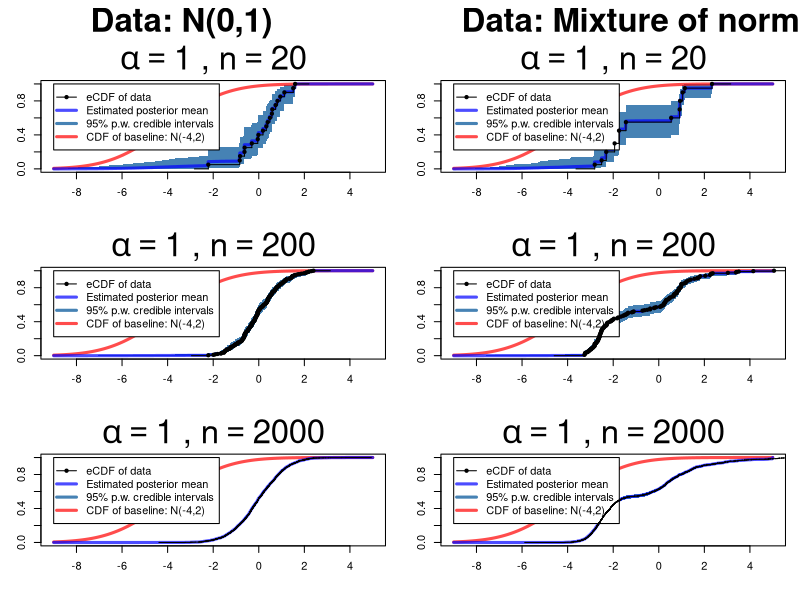

Here is the R script that generated this plot:
library(MCMCpack)

cdf = function(x, t){
    out = length(t)
    for (i in 1:length(t))
        out[i] = mean(x <= t[i])
    return (out)
    }
gen.y1 = function(n)
    rnorm(n)
gen.y2 = function(n){
    out = double(n)
    mix = sample(1:3, n, replace = TRUE, prob = c(0.5, 0.3, 0.2))
    out = ifelse(mix == 1, rnorm(sum(mix == 1), -2.5, 0.5), out)
    out = ifelse(mix == 2, rnorm(sum(mix == 2), 0.5, 0.7), out)
    out = ifelse(mix == 3, rnorm(sum(mix == 3), 1.5, 2.0), out)
    }

B = 1000

#alpha = 100; m = -4; s = 2
#alpha = 100; m = -1; s = 0.1
 alpha = 1; m = -4; s = 2
G0.dist = function(t)
    pnorm(t, m, s)

G0.dist.post = function(t)
    alpha/(alpha+n)*G0.dist(t) + 1/(alpha+n)*sapply(t, function(t) sum(y <= t))

#tvec = seq(m-3*s, m+s*3, length = 1000)
tvec = seq(-9, 5, length = 1000)
n = c(20, 200, 2000)


pdf("./figs/prob3c.pdf", height = 12, width = 10)
par(mfrow = c(3,2), mar = c(4.1, 3.1, 3.1, 1.1), oma = c(0, 0, 3, 0))
for (n in c(20, 200, 2000)){
    ### Ferguson

    # posterior
    set.seed(1)
    y = gen.y1(n)

    dG0 = G0.dist.post(c(tvec[-1], Inf)) - G0.dist.post(tvec)
    dG.pre = rdirichlet(B, (alpha + n)*dG0)

    G.draws = apply(dG.pre, 1, cumsum)
    Gmean = apply(G.draws, 1, mean)
    Glines = apply(G.draws, 1, quantile, c(0.025, 0.975))

    plot(0, xlim = range(tvec), ylim = c(0, 1), cex.main = 3.0, xlab = "", type='n',
        main = bquote(alpha == .(alpha) ~ "," ~ n == .(n)))
    polygon(c(tvec, rev(tvec)), c(Glines[1,], rev(Glines[2,])), col = 'steelblue', border = NA)
    curve(G0.dist(x), col = rgb(1, 0, 0, 0.7), add = TRUE, lwd = 3)
    lines(tvec, Gmean, col = rgb(0, 0, 1, 0.7), lwd = 3)
    legend(min(tvec), 1, legend = c("eCDF of data", "Estimated posterior mean", 
        "95% p.w. credible intervals", paste0("CDF of baseline: N(", m, ",", s, ")")),
        lwd = c(1, 3, 3, 3), lty = c(1, 1, 1, 1), col = c(rgb(0,0,0), rgb(0,0,1,0.7),
        "steelblue", rgb(1,0,0,0.7)), pch = c(20, NA, NA, NA))
    lines(ecdf(y), col.01line = NA, verticals = TRUE)

    # posterior
    set.seed(1)
    y = gen.y2(n)

    dG0 = G0.dist.post(c(tvec[-1], Inf)) - G0.dist.post(tvec)
    dG.pre = rdirichlet(B, (alpha + n)* dG0)

    G.draws = apply(dG.pre, 1, cumsum)
    Gmean = apply(G.draws, 1, mean)
    Glines = apply(G.draws, 1, quantile, c(0.025, 0.975))

    plot(0, xlim = range(tvec), ylim = c(0, 1), cex.main = 3.0, xlab = "", type='n',
        main = bquote(alpha == .(alpha) ~ "," ~ n == .(n)))
    polygon(c(tvec, rev(tvec)), c(Glines[1,], rev(Glines[2,])), col = 'steelblue', border = NA)
    curve(G0.dist(x), col = rgb(1, 0, 0, 0.7), add = TRUE, lwd = 3)
    lines(tvec, Gmean, col = rgb(0, 0, 1, 0.7), lwd = 3)
    legend(min(tvec), 1, legend = c("eCDF of data", "Estimated posterior mean", 
        "95% p.w. credible intervals", paste0("CDF of baseline: N(", m, ",", s, ")")),
        lwd = c(1, 3, 3, 3), lty = c(1, 1, 1, 1), col = c(rgb(0,0,0), rgb(0,0,1,0.7),
        "steelblue", rgb(1,0,0,0.7)), pch = c(20, NA, NA, NA))
    lines(ecdf(y), col.01line = NA, verticals = TRUE)

    }
title("               Data: N(0,1)                     Data: Mixture of normals", outer = TRUE, cex.main = 3)
dev.off()
